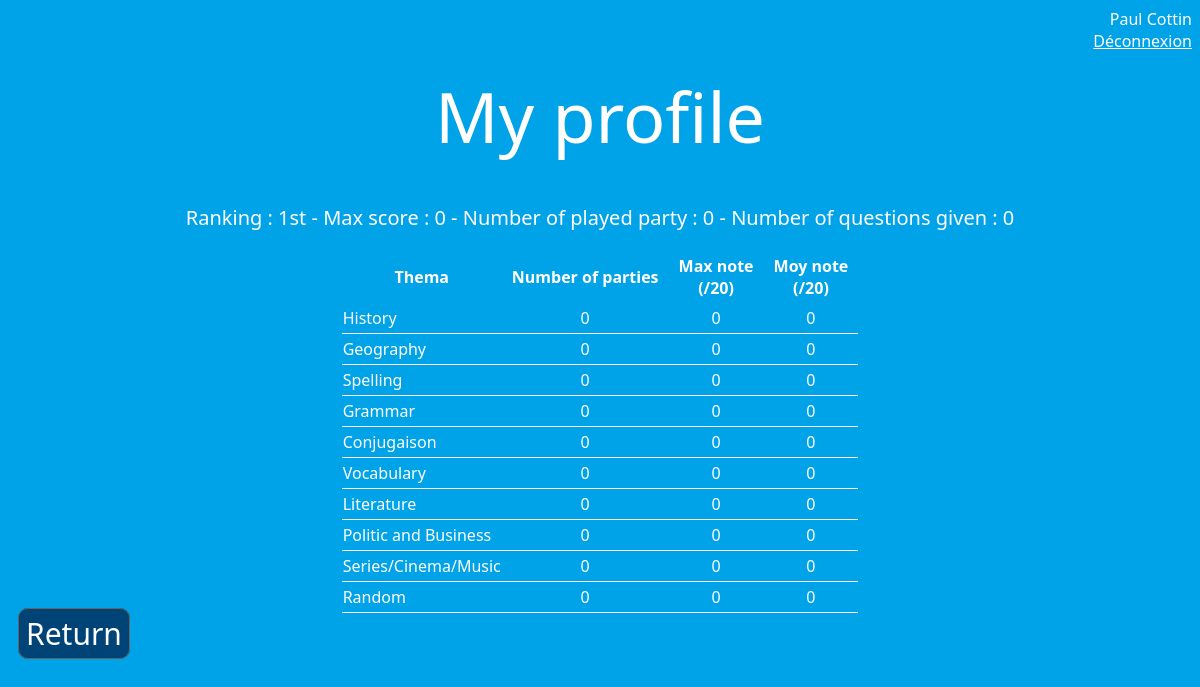
The page /profil.php (signed in) on the database as committed earlier.
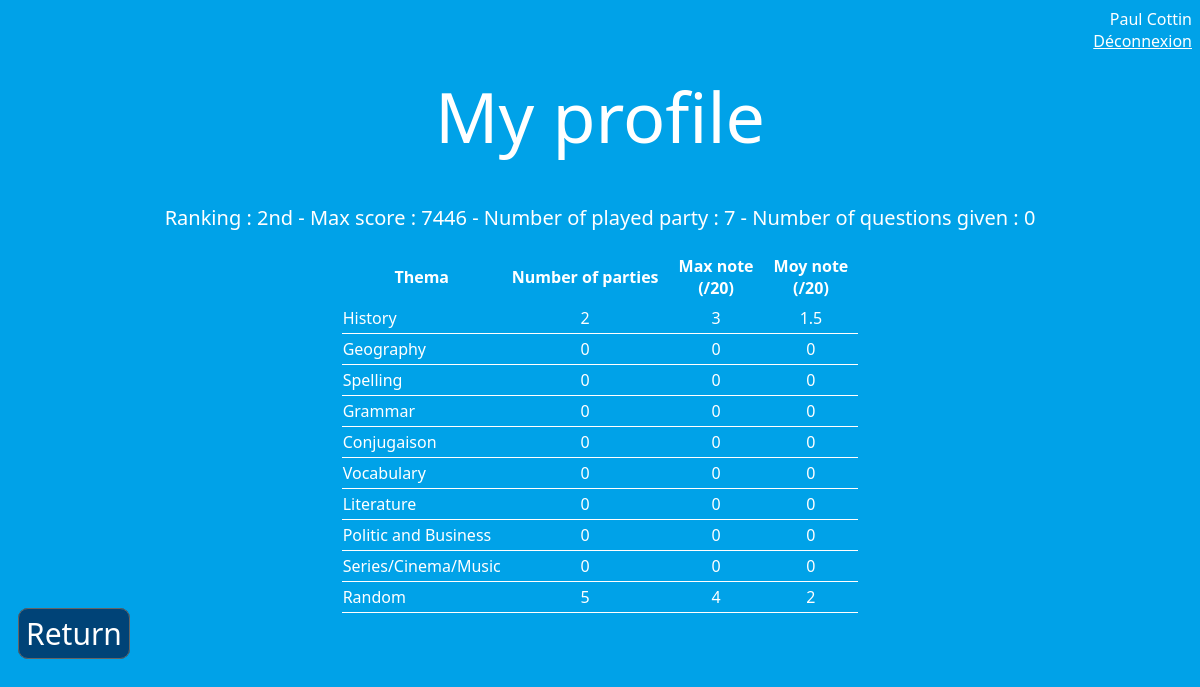
The same page on the database as committed later.
### tables this page shows
CREATE TABLE IF NOT EXISTS `users` (
  `id` int(10) NOT NULL AUTO_INCREMENT,
  `prenom` varchar(50) NOT NULL,
  `nom` varchar(50) NOT NULL,
  `email` varchar(50) NOT NULL,
  `mdp` varchar(10000) NOT NULL,
  `maxscore` int(10) DEFAULT '0',
  `nbparties` int(10) NOT NULL DEFAULT '0',
  `nbQts` int(10) NOT NULL DEFAULT '0',
  PRIMARY KEY (`id`),
  UNIQUE KEY `email` (`email`)
);

CREATE TABLE IF NOT EXISTS `statistics` (
  `id` int(10) NOT NULL AUTO_INCREMENT,
  `id_user` int(10) NOT NULL,
  `score` int(10) NOT NULL DEFAULT '0',
  `theme` int(2) DEFAULT NULL,
  `note` int(2) NOT NULL DEFAULT '0',
  PRIMARY KEY (`id`)
);

### profil.php (the view, shortened to what this page needs)
<?php
$nbparties = getNbParties();
$max = getMax();
$nbQtsProp = getNbQtsProp();
$rang = getClassement();
$themes = array(
	1 => "History",
	2 => "Geography",
	3 => "Spelling",
	4 => "Grammar",
	5 => "Conjugaison",
	6 => "Vocabulary",
	7 => "Literature",
	8 => "Politic and Business",
	9 => "Series/Cinema/Music",
	10 => "Random"
	)
?>
<html>
 <head>
        <link rel="stylesheet" type="text/css" href="style.css">
       <?php if(isset($_SESSION['prenom'])) { ?>
        <p style="text-align:right"><?php echo $_SESSION['prenom']." ".$_SESSION['nom']; ?> <br/>
        <a href="processingConnexion.php?login=0" style="color:white">Déconnexion</a>
        </p>
        <?php } else {?>
        <p style="text-align:right;">
            <a style="color:white;" href="connexion.php">Connexion</a>
        </p>
        <?php } ?>
    </head>
    <body>
    	<p class="centerWhite70">My profile</p>
		<div >
			<p class="text20" style="text-align:center">
				Ranking : <?php echo($rang); ?> -
				Max score : <?php echo($max); ?> -
				Number of played party : <?php echo($nbparties); ?> -
				Number of questions given : <?php echo($nbQtsProp); ?>
			</p>
		</div>
    	<div align="center">
    		<table style="border-collapse: collapse;">
    			<tr>
    				<td class="tableTitle">Thema</td>
    				<td class="tableTitle">Number of parties</td>
    				<td class="tableTitle">Max note <br/> (/20)</td>
    				<td class="tableTitle">Moy note <br/> (/20)</td>
    			</tr>
    			<?php for ($i=1; $i < count($themes)+1; $i++) {
    				?>
    				<tr>
    					<td style="border-bottom: solid 1px;"><?php echo $themes[$i]; ?></td>
    					<td class="tableItem"><?php echo(getNbPartiesByTheme($i)); ?></td>
    					<td class="tableItem"><?php echo(getMaxByTheme($i)); ?></td>
    					<td class="tableItem"><?php echo getMoyBytheme($i); ?></td>
    				</tr>
    			<?php } ?>
    		</table>
    	</div>
    	<a href="accueil.php" class="button" align="center">Return</a>
    </body>
</html>
<?php
function getMax(){
	$sql = "SELECT score FROM statistics WHERE id_user=?;";
	$stmt = $GLOBALS['db']->prepare($sql);
	$stmt->execute(array($_SESSION['id']));
	$max = 0;
	while(($data = $stmt->fetch()) != null){
		$current = $data[0];
		if ($current > $max) {
			$max = $current;
		}
	}
	return $max;
}
function getNbParties(){
	$sql = "SELECT count(id) FROM statistics WHERE id_user=?;";
	$stmt = $GLOBALS['db']->prepare($sql);
	$stmt->execute(array($_SESSION['id']));
	$data = $stmt->fetch();
	return $data[0];
}
function getNbQtsProp(){
	$sql = "SELECT nbQts FROM users WHERE id=? ;";
	$stmt = $GLOBALS['db']->prepare($sql);
	$stmt->execute(array($_SESSION['id']));
	$data = $stmt->fetch();
	return $data[0];
}
function getNbPartiesByTheme($id){
	if ($id == 10) {
		$id = 99;
	}
	$sql = "SELECT count(id) FROM statistics WHERE theme = ? AND id_user = ?;";
	$stmt = $GLOBALS['db']->prepare($sql);
	$stmt->execute(array($id, $_SESSION['id']));
	$data = $stmt->fetch();
	return $data[0];
}
function getMaxByTheme($id){
	if ($id == 10) {
		$id = 99;
	}
	$sql = "SELECT note FROM statistics WHERE id_user=? AND theme = ?;";
	$stmt = $GLOBALS['db']->prepare($sql);
	$stmt->execute(array($_SESSION['id'], $id));
	$max = 0;
	while(($data = $stmt->fetch()) != null){
		$current = $data[0];
		if ($current > $max) {
			$max = $current;
		}
	}
	return $max;
}
function getMoyBytheme($id){
	if ($id == 10) {
		$id = 99;
	}
	$sql = "SELECT note FROM statistics WHERE id_user=? AND theme = ?;";
	$stmt = $GLOBALS['db']->prepare($sql);
	$stmt->execute(array($_SESSION['id'], $id));
	$somme = 0;
	$cpt = 0;
	while(($data = $stmt->fetch()) != null){
		$somme += $data[0];
		$cpt++;
	}
	if ($cpt == 0) {
		return 0;
	}else{
		return $somme/$cpt;
	}
}
function getClassement(){
	$sql = "SELECT DISTINCT id_user FROM statistics ORDER BY score DESC;";
	$stmt = $GLOBALS['db']->prepare($sql);
	$stmt->execute(array($_SESSION['id']));
	$cpt = 0;
	$rank = 1;
	while(($data = $stmt->fetch()) != null){
		$cpt++;
		if ($data[0] == $_SESSION['id']) {
			$rank = $cpt;
		}
	}
	$res = "";
	switch ($rank) {
		case 1:
			$res = "1st";
			break;
		case 2:
			$res = "2nd";
			break;
	}
	return $res;
}
?>

### style.css (style rules this page uses)
html { background-color: #00A2E8; font-family: 'segoe UI'; color: white; }
.centerWhite70 { text-align: center; font-size: 70px; margin-left: auto; margin-right: auto; margin-top: 10px; margin-bottom: 40px; }
.button { color: white; font-size: 30px; border: 1px solid #646464; background:#004377; text-align: center; margin: 0 auto; margin: 10px; border-radius: 10px; padding-right:7px; padding-left:7px; padding-top:4px; padding-bottom:4px; text-decoration:none; cursor: pointer; }
.text20 { font-size: 20px; text-align: left; color: white; }
.tableTitle { padding: 4px 10px 4px 10px; margin: 4px 10px 4px 10px; font-weight: bold; text-align: center; }
.tableItem { padding: 4px 10px 4px 10px; margin: 4px 10px 4px 10px; text-align: center; border-bottom: solid 1px; }

Rows that differ between the two databases and show on the page:
added statistics: score "7446"
Other text that changed with them:
$rang: "1st" → "2nd"
$nbparties: "0" → "7"
$max: "0" → (not shown)
new list line: "History 2 3 1.5"
new list line: "Random 5 4 2"
list line gone: "History 0 0 0"
list line gone: "Random 0 0 0"
